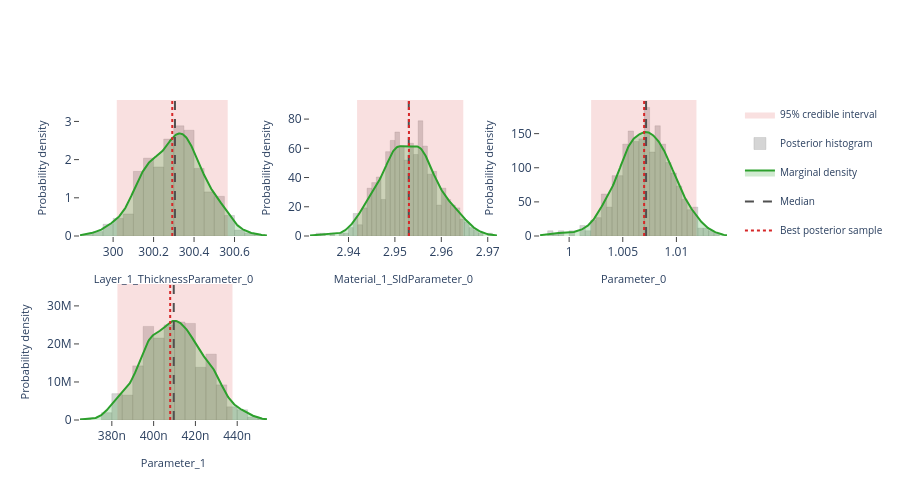

Notebook code for this chart:
### Markdown cell above
## Interactive posterior plots

The next three cells render the same Plotly figures that are shown on the
Bayesian Posterior tab of the EasyReflectometryApp:

* **Marginals** — per-parameter distribution: histogram + smooth KDE marginal,
  shaded 95% credible interval, and median / best-sample lines
  (`plot_distribution` or `posterior.distribution()`)
* **Corner plot** — pairwise marginals + 2-D contours + scatter (`plot_corner`)
* **Traces** — per-chain trace + marginal histogram (`plot_trace`)

The standalone helpers are called with ``return_figure=True`` so they return a
Plotly ``Figure`` that we render in the notebook with ``fig.show()``; the
``PosteriorResults`` methods return the figure directly.

### Code cell
# ---- Marginal posterior distributions ---------------------------------------
# One panel per free parameter, each overlaying the posterior histogram, a
# smooth Gaussian-KDE marginal, the shaded 95% credible interval, and the
# median / best-sample reference lines.  Mirrors the "Marginals" sub-tab in
# the EasyReflectometryApp.

# The PosteriorResults method passes ``logp`` through automatically so the
# best posterior sample (MAP) line is drawn:
fig = posterior.distribution()
fig.show()

# Standalone equivalent (pass ``logp`` to get the best-sample line):
# fig = plot_distribution(
#     posterior.draws,
#     posterior.param_names,
#     logp=posterior.logp,
#     return_figure=True,
# )
# fig.show()

### Figure 1 — Plotly figure (JSON) as saved in the notebook; plotly's stock layout.template omitted (floating-point values rounded to 4 significant figures; data arrays with more than 128 entries replaced by an {"elided": "..."} marker saying what was removed)
{"data": [{"fill": "toself", "fillcolor": "rgba(214, 39, 40, 0.14)", "hoverinfo": "skip", "legendgroup": "95% credible interval", "line": {"color": "rgba(214, 39, 40, 0.14)", "width": 0}, "mode": "lines", "name": "95% credible interval", "showlegend": true, "type": "scatter", "x": [300.0, 300.6, 300.6, 300.0, 300.0], "xaxis": "x", "y": [0.0, 0.0, 3.561, 3.561, 0.0], "yaxis": "y"}, {"histnorm": "probability density", "hovertemplate": "sample=%{x:.4f}<br>density: %{y:.2f}<extra></extra>", "legendgroup": "histogram", "marker": {"color": "rgba(120, 120, 120, 0.38)", "line": {"color": "rgba(120, 120, 120, 0.24)", "width": 1}}, "name": "Posterior histogram", "nbinsx": 40, "opacity": 0.82, "showlegend": true, "type": "histogram", "x": {"elided": "520 float values"}, "xaxis": "x", "yaxis": "y"}, {"fill": "tozeroy", "fillcolor": "rgba(44, 160, 44, 0.22)", "hovertemplate": "Layer_1_ThicknessParameter_0: %{x:.4f}<br>density: %{y:.4f}<extra></extra>", "legendgroup": "marginal", "line": {"color": "rgb(44, 160, 44)", "width": 2}, "mode": "lines", "name": "Marginal density", "showlegend": true, "type": "scatter", "x": {"elided": "256 float values"}, "xaxis": "x", "y": {"elided": "256 float values"}, "yaxis": "y"}, {"hovertemplate": "Median: %{x:.4f}<extra></extra>", "legendgroup": "Median", "line": {"color": "rgb(80, 80, 80)", "dash": "dash", "width": 2}, "mode": "lines", "name": "Median", "showlegend": true, "type": "scatter", "x": [300.3, 300.3], "xaxis": "x", "y": [0.0, 3.561], "yaxis": "y"}, {"hovertemplate": "Best posterior sample: %{x:.4f}<extra></extra>", "legendgroup": "Best posterior sample", "line": {"color": "rgb(214, 39, 40)", "dash": "dot", "width": 2}, "mode": "lines", "name": "Best posterior sample", "showlegend": true, "type": "scatter", "x": [300.3, 300.3], "xaxis": "x", "y": [0.0, 3.561], "yaxis": "y"}, {"fill": "toself", "fillcolor": "rgba(214, 39, 40, 0.14)", "hoverinfo": "skip", "legendgroup": "95% credible interval", "line": {"color": "rgba(214, 39, 40, 0.14)", "width": 0}, "mode": "lines", "name": "95% credible interval", "showlegend": false, "type": "scatter", "x": [2.942, 2.965, 2.965, 2.942, 2.942], "xaxis": "x2", "y": [0.0, 0.0, 93.06, 93.06, 0.0], "yaxis": "y2"}, {"histnorm": "probability density", "hovertemplate": "sample=%{x:.4f}<br>density: %{y:.2f}<extra></extra>", "legendgroup": "histogram", "marker": {"color": "rgba(120, 120, 120, 0.38)", "line": {"color": "rgba(120, 120, 120, 0.24)", "width": 1}}, "name": "Posterior histogram", "nbinsx": 40, "opacity": 0.82, "showlegend": false, "type": "histogram", "x": {"elided": "520 float values"}, "xaxis": "x2", "yaxis": "y2"}, {"fill": "tozeroy", "fillcolor": "rgba(44, 160, 44, 0.22)", "hovertemplate": "Material_1_SldParameter_0: %{x:.4f}<br>density: %{y:.4f}<extra></extra>", "legendgroup": "marginal", "line": {"color": "rgb(44, 160, 44)", "width": 2}, "mode": "lines", "name": "Marginal density", "showlegend": false, "type": "scatter", "x": {"elided": "256 float values"}, "xaxis": "x2", "y": {"elided": "256 float values"}, "yaxis": "y2"}, {"hovertemplate": "Median: %{x:.4f}<extra></extra>", "legendgroup": "Median", "line": {"color": "rgb(80, 80, 80)", "dash": "dash", "width": 2}, "mode": "lines", "name": "Median", "showlegend": false, "type": "scatter", "x": [2.953, 2.953], "xaxis": "x2", "y": [0.0, 93.06], "yaxis": "y2"}, {"hovertemplate": "Best posterior sample: %{x:.4f}<extra></extra>", "legendgroup": "Best posterior sample", "line": {"color": "rgb(214, 39, 40)", "dash": "dot", "width": 2}, "mode": "lines", "name": "Best posterior sample", "showlegend": false, "type": "scatter", "x": [2.953, 2.953], "xaxis": "x2", "y": [0.0, 93.06], "yaxis": "y2"}, {"fill": "toself", "fillcolor": "rgba(214, 39, 40, 0.14)", "hoverinfo": "skip", "legendgroup": "95% credible interval", "line": {"color": "rgba(214, 39, 40, 0.14)", "width": 0}, "mode": "lines", "name": "95% credible interval", "showlegend": false, "type": "scatter", "x": [1.002, 1.012, 1.012, 1.002, 1.002], "xaxis": "x3", "y": [0.0, 0.0, 199.3, 199.3, 0.0], "yaxis": "y3"}, {"histnorm": "probability density", "hovertemplate": "sample=%{x:.4f}<br>density: %{y:.2f}<extra></extra>", "legendgroup": "histogram", "marker": {"color": "rgba(120, 120, 120, 0.38)", "line": {"color": "rgba(120, 120, 120, 0.24)", "width": 1}}, "name": "Posterior histogram", "nbinsx": 40, "opacity": 0.82, "showlegend": false, "type": "histogram", "x": {"elided": "520 float values"}, "xaxis": "x3", "yaxis": "y3"}, {"fill": "tozeroy", "fillcolor": "rgba(44, 160, 44, 0.22)", "hovertemplate": "Parameter_0: %{x:.4f}<br>density: %{y:.4f}<extra></extra>", "legendgroup": "marginal", "line": {"color": "rgb(44, 160, 44)", "width": 2}, "mode": "lines", "name": "Marginal density", "showlegend": false, "type": "scatter", "x": {"elided": "256 float values"}, "xaxis": "x3", "y": {"elided": "256 float values"}, "yaxis": "y3"}, {"hovertemplate": "Median: %{x:.4f}<extra></extra>", "legendgroup": "Median", "line": {"color": "rgb(80, 80, 80)", "dash": "dash", "width": 2}, "mode": "lines", "name": "Median", "showlegend": false, "type": "scatter", "x": [1.007, 1.007], "xaxis": "x3", "y": [0.0, 199.3], "yaxis": "y3"}, {"hovertemplate": "Best posterior sample: %{x:.4f}<extra></extra>", "legendgroup": "Best posterior sample", "line": {"color": "rgb(214, 39, 40)", "dash": "dot", "width": 2}, "mode": "lines", "name": "Best posterior sample", "showlegend": false, "type": "scatter", "x": [1.007, 1.007], "xaxis": "x3", "y": [0.0, 199.3], "yaxis": "y3"}, {"fill": "toself", "fillcolor": "rgba(214, 39, 40, 0.14)", "hoverinfo": "skip", "legendgroup": "95% credible interval", "line": {"color": "rgba(214, 39, 40, 0.14)", "width": 0}, "mode": "lines", "name": "95% credible interval", "showlegend": false, "type": "scatter", "x": [3.827e-07, 4.377e-07, 4.377e-07, 3.827e-07, 3.827e-07], "xaxis": "x4", "y": [0.0, 0.0, 35760000.0, 35760000.0, 0.0], "yaxis": "y4"}, {"histnorm": "probability density", "hovertemplate": "sample=%{x:.4f}<br>density: %{y:.2f}<extra></extra>", "legendgroup": "histogram", "marker": {"color": "rgba(120, 120, 120, 0.38)", "line": {"color": "rgba(120, 120, 120, 0.24)", "width": 1}}, "name": "Posterior histogram", "nbinsx": 40, "opacity": 0.82, "showlegend": false, "type": "histogram", "x": {"elided": "520 float values"}, "xaxis": "x4", "yaxis": "y4"}, {"fill": "tozeroy", "fillcolor": "rgba(44, 160, 44, 0.22)", "hovertemplate": "Parameter_1: %{x:.4f}<br>density: %{y:.4f}<extra></extra>", "legendgroup": "marginal", "line": {"color": "rgb(44, 160, 44)", "width": 2}, "mode": "lines", "name": "Marginal density", "showlegend": false, "type": "scatter", "x": {"elided": "256 float values"}, "xaxis": "x4", "y": {"elided": "256 float values"}, "yaxis": "y4"}, {"hovertemplate": "Median: %{x:.4f}<extra></extra>", "legendgroup": "Median", "line": {"color": "rgb(80, 80, 80)", "dash": "dash", "width": 2}, "mode": "lines", "name": "Median", "showlegend": false, "type": "scatter", "x": [4.096e-07, 4.096e-07], "xaxis": "x4", "y": [0.0, 35760000.0], "yaxis": "y4"}, {"hovertemplate": "Best posterior sample: %{x:.4f}<extra></extra>", "legendgroup": "Best posterior sample", "line": {"color": "rgb(214, 39, 40)", "dash": "dot", "width": 2}, "mode": "lines", "name": "Best posterior sample", "showlegend": false, "type": "scatter", "x": [4.079e-07, 4.079e-07], "xaxis": "x4", "y": [0.0, 35760000.0], "yaxis": "y4"}], "layout": {"barmode": "overlay", "height": 500, "legend": {"font": {"size": 10}}, "plot_bgcolor": "white", "showlegend": true, "xaxis": {"anchor": "y", "domain": [0.0, 0.2889], "range": [299.8, 300.8], "showgrid": false, "ticks": "outside", "title": {"font": {"size": 11}, "text": "Layer_1_ThicknessParameter_0"}, "zeroline": false}, "xaxis2": {"anchor": "y2", "domain": [0.3556, 0.6444], "range": [2.932, 2.972], "showgrid": false, "ticks": "outside", "title": {"font": {"size": 11}, "text": "Material_1_SldParameter_0"}, "zeroline": false}, "xaxis3": {"anchor": "y3", "domain": [0.7111, 1.0], "range": [0.9973, 1.015], "showgrid": false, "ticks": "outside", "title": {"font": {"size": 11}, "text": "Parameter_0"}, "zeroline": false}, "xaxis4": {"anchor": "y4", "domain": [0.0, 0.2889], "range": [3.648e-07, 4.542e-07], "showgrid": false, "ticks": "outside", "title": {"font": {"size": 11}, "text": "Parameter_1"}, "zeroline": false}, "xaxis5": {"anchor": "y5", "domain": [0.3556, 0.6444], "showgrid": false, "ticks": "outside", "zeroline": false}, "xaxis6": {"anchor": "y6", "domain": [0.7111, 1.0], "showgrid": false, "ticks": "outside", "zeroline": false}, "yaxis": {"anchor": "x", "domain": [0.575, 1.0], "range": [0.0, 3.561], "showgrid": false, "ticks": "outside", "title": {"font": {"size": 11}, "text": "Probability density"}, "zeroline": false}, "yaxis2": {"anchor": "x2", "domain": [0.575, 1.0], "range": [0.0, 93.06], "showgrid": false, "ticks": "outside", "title": {"font": {"size": 11}, "text": "Probability density"}, "zeroline": false}, "yaxis3": {"anchor": "x3", "domain": [0.575, 1.0], "range": [0.0, 199.3], "showgrid": false, "ticks": "outside", "title": {"font": {"size": 11}, "text": "Probability density"}, "zeroline": false}, "yaxis4": {"anchor": "x4", "domain": [0.0, 0.425], "range": [0.0, 35760000.0], "showgrid": false, "ticks": "outside", "title": {"font": {"size": 11}, "text": "Probability density"}, "zeroline": false}, "yaxis5": {"anchor": "x5", "domain": [0.0, 0.425], "showgrid": false, "ticks": "outside", "zeroline": false}, "yaxis6": {"anchor": "x6", "domain": [0.0, 0.425], "showgrid": false, "ticks": "outside", "zeroline": false}}}
